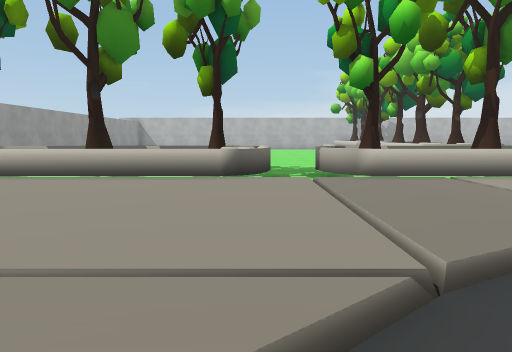
view 1 (above)

24 first-person views from a walk through a Unity game level. The camera is 1.4 m above the floor, tilts 6° down and sees 70° across. The floor is counted in squares, 2 m on a side. Each view is taken from the middle of a square. On the plan, view 1 faces up. The plan holds only what a view shows up to about 11 squares ahead; the rest is blank. The place goes on beyond the plan. Some surface patterns are stand-ins.

view 2
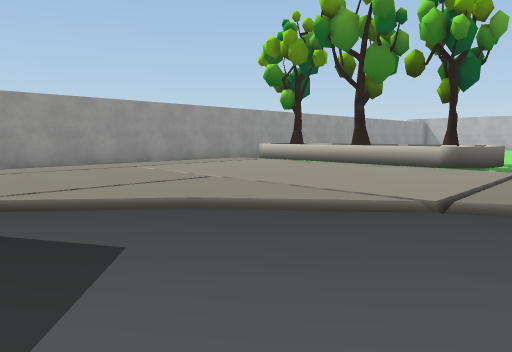

view 3
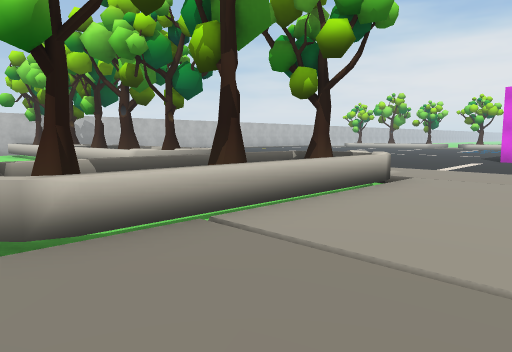

view 4
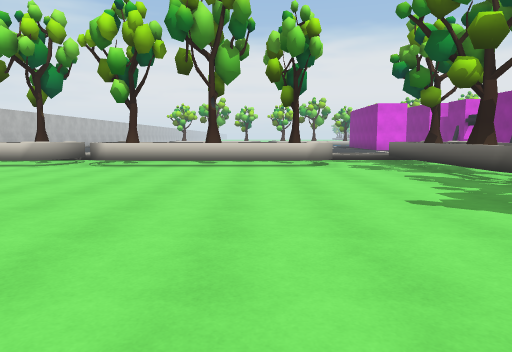

view 5
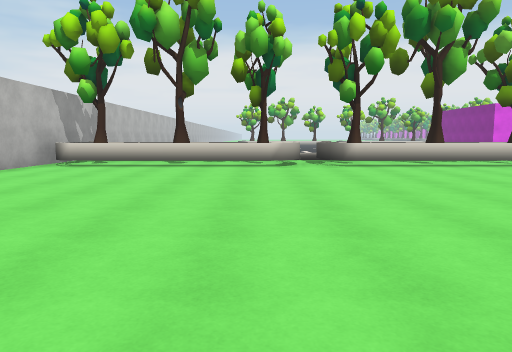

view 6
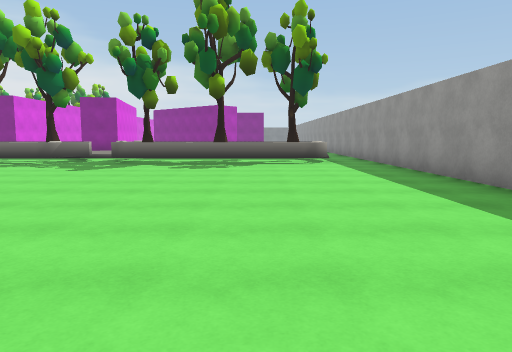

view 7
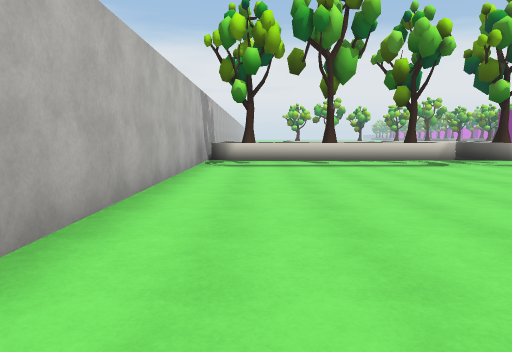

view 8
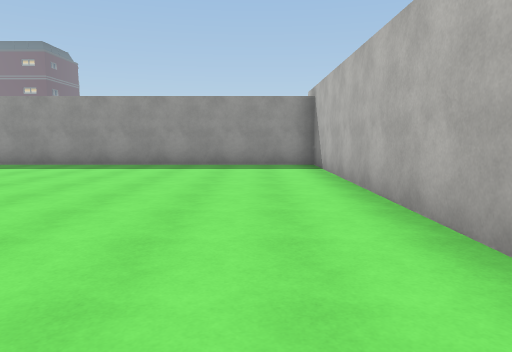

view 9
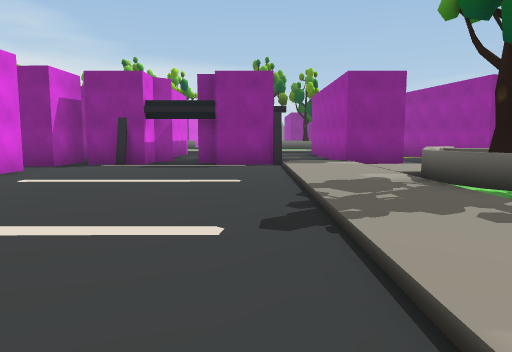

view 10
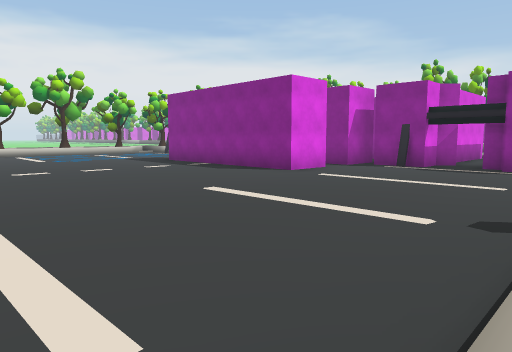

view 11
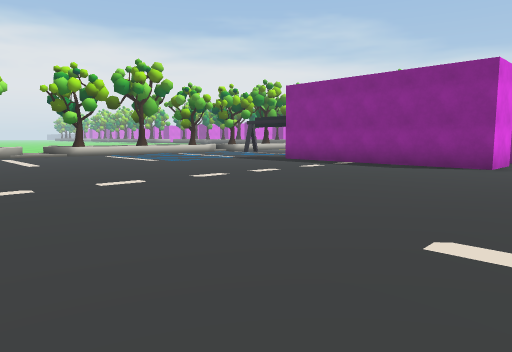

view 12
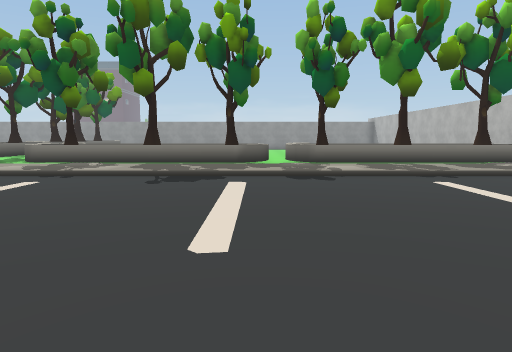

view 13
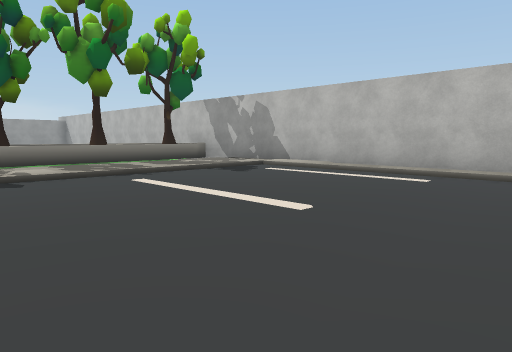

view 14
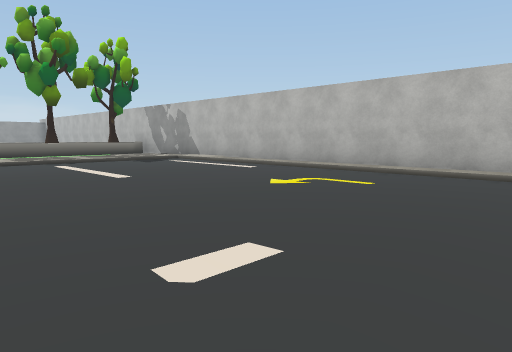

view 15
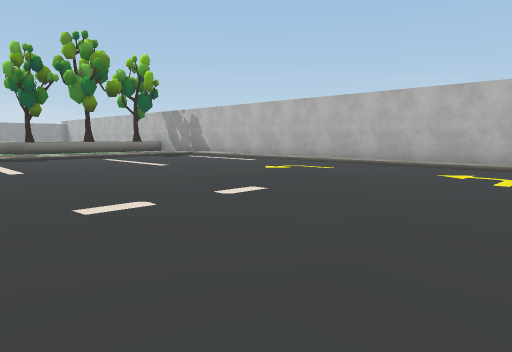

view 16
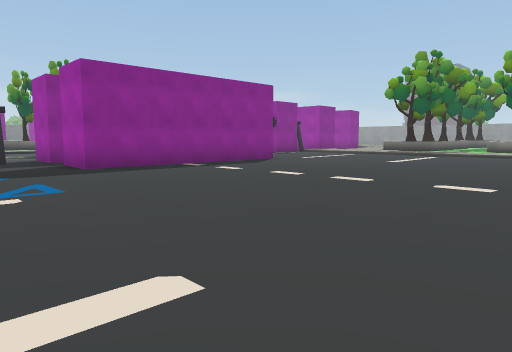

view 17
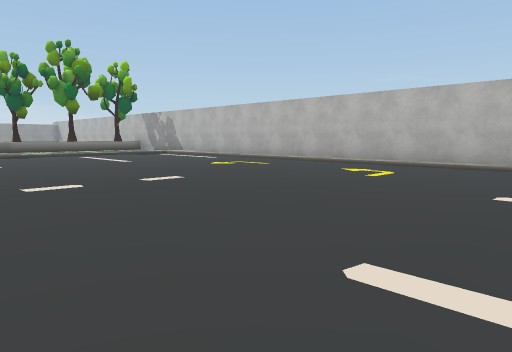

view 18
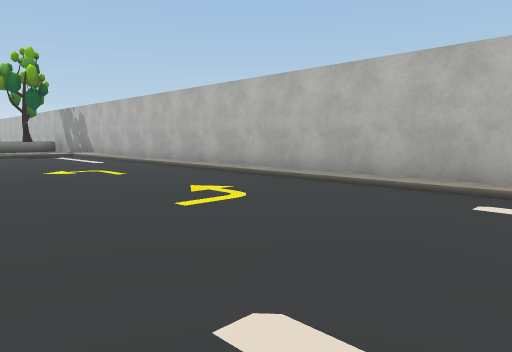

view 19
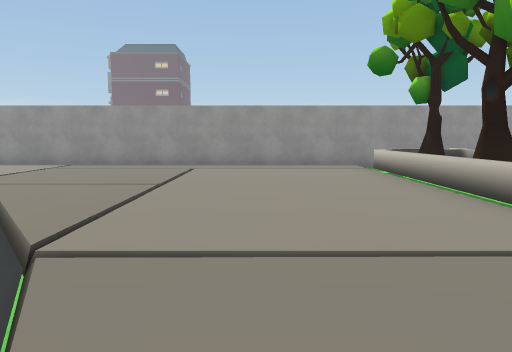

view 20
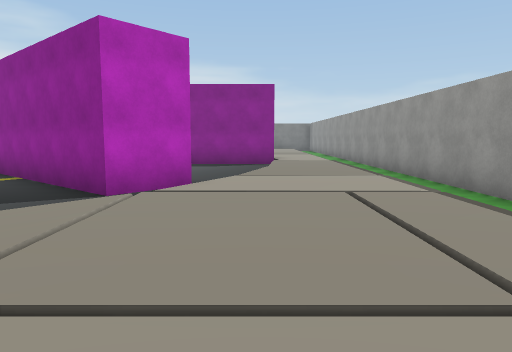

view 21
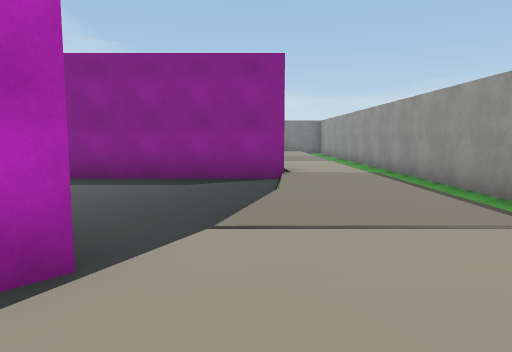

view 22
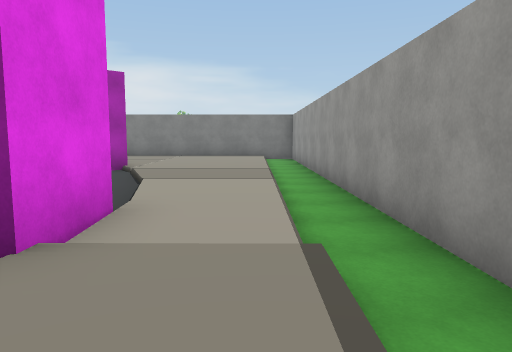

view 23
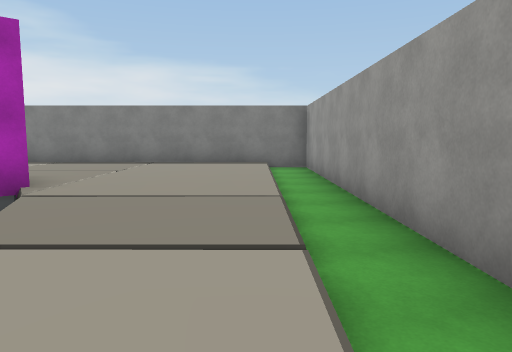

view 24
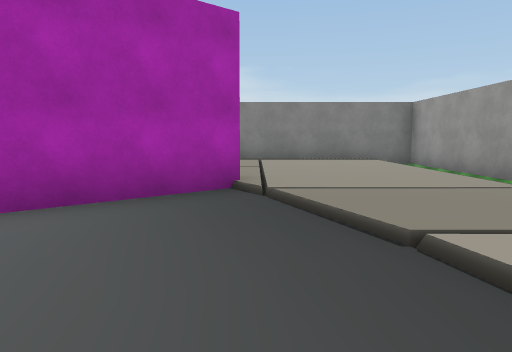

### Floor plan
Key: @ floor where view 1 was taken; # wall or solid block; . main floor; : floor 0.25 m higher than the main floor; / step, stairs or slope; T tree.
Columns run from 8 left of view 1 to 24 right of it. Each row starts with its distance up from view 1.
 24 ################################
 23 #............TTT:://////////////
 22 #............TTT::..............
 21 #............TTT::...............
 20 #............TTT::...............
 19 #............TTT::...............
 18 #............TTT::...............
 17 #............TT.::...............
 16 #............TTT::...............
 15 #............TTT::...............
 14 #............TTT::...............
 13 #............TTT::...............
 12 #............TTT::...............
 11 #............TTT::...............
 10 #.............T.::...............
  9 #...............::..............
  8 #..TTTTTT.TTTTTT::..............
  7 #.TTTTTTT.TTTTTT::..............
  6 #.TTTTTTT.TTTTTT::..............
  5 # :/:::::/:/::::::.....######..
  4 # :/:::::/:/::::::......     ..
  3 # :/:::::/://   ::.....##    #.
  2 # :/::::://    #//##.###     ##
  1 # :/::::/..##  #    .#
  0 # :/:://@..
 -1 #.:/:::....
 -2 #.:/::#....
 -3 #.:::.##.
 -4 #.///. ##.
 -5 #.::/.. ##
 -6 #.::/...
 -7 #.::....
 -8 #.::....
 -9 #.::#####
-10 #.::..
-11 #.::...
-12 #.://...
-13 #.::/...
-14 #.:::/.#
-15 #.:::/##
-16 #.:::/
-17 #.:::/:
-18 #.:::/::
-19 #.:::/::
-20 #.:::/:::
-21 ##########

Positions as (right, up) in squares from view 1, and headings:
1: (0, 0), facing up
2: (2, -2), facing up-left
3: (1, 3), facing up-right
4: (-4, 12), facing right
5: (-4, 18), facing right
6: (-4, 18), facing down
7: (-4, 22), facing right
8: (2, 22), facing left
9: (10, 12), facing down
10: (9, 13), facing down-right
11: (13, 15), facing down-right
12: (16, 16), facing left
13: (16, 16), facing up-left
14: (20, 16), facing up-left
15: (22, 14), facing up-left
16: (24, 14), facing down-left
17: (24, 14), facing up-left
18: (24, 18), facing up-left
19: (3, 3), facing left
20: (-4, 3), facing down
21: (-4, -1), facing down
22: (-6, -6), facing down
23: (-6, -10), facing down
24: (-3, -10), facing down
